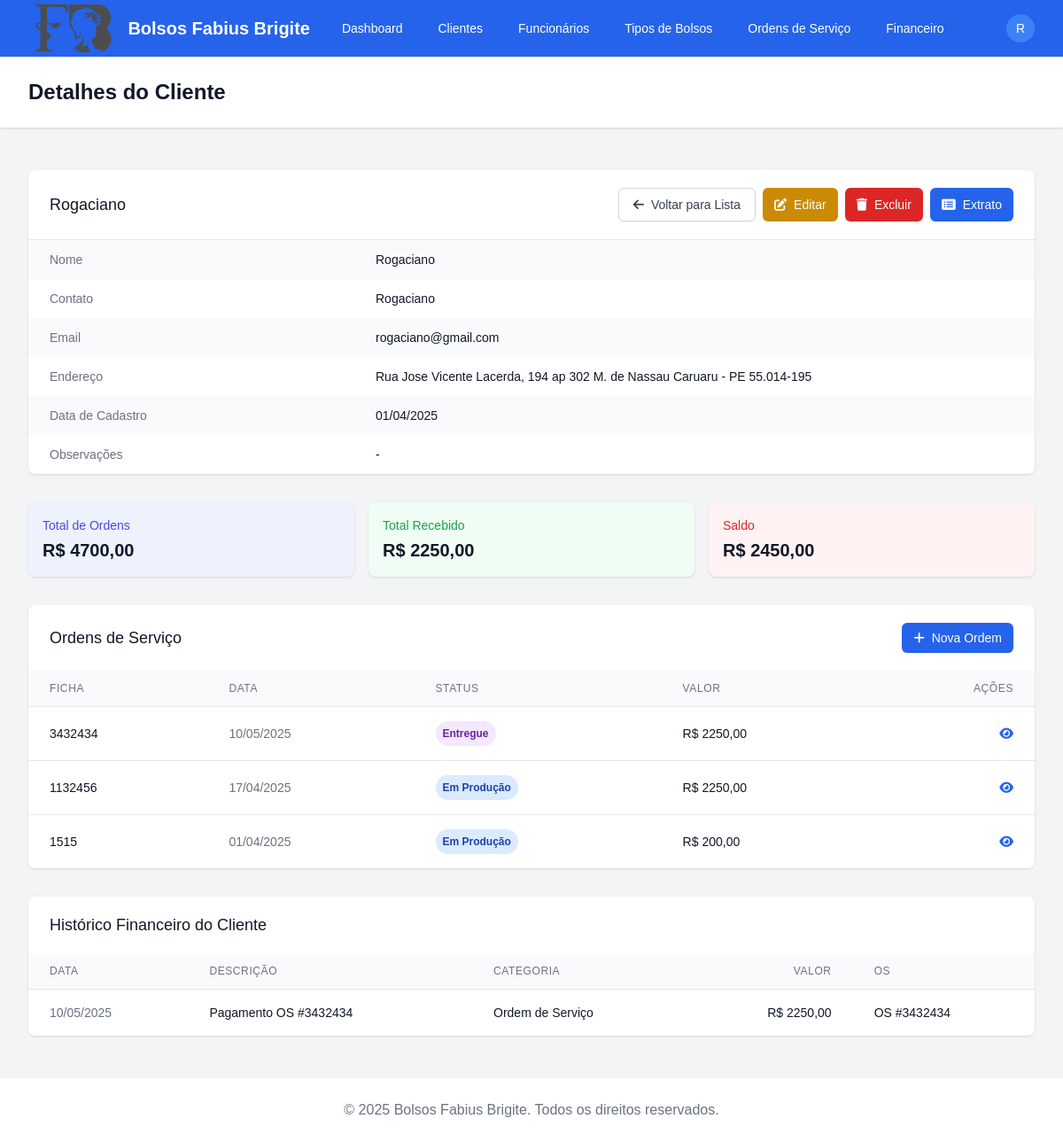
The page /clientes/2/ (signed in) on the database as committed earlier.
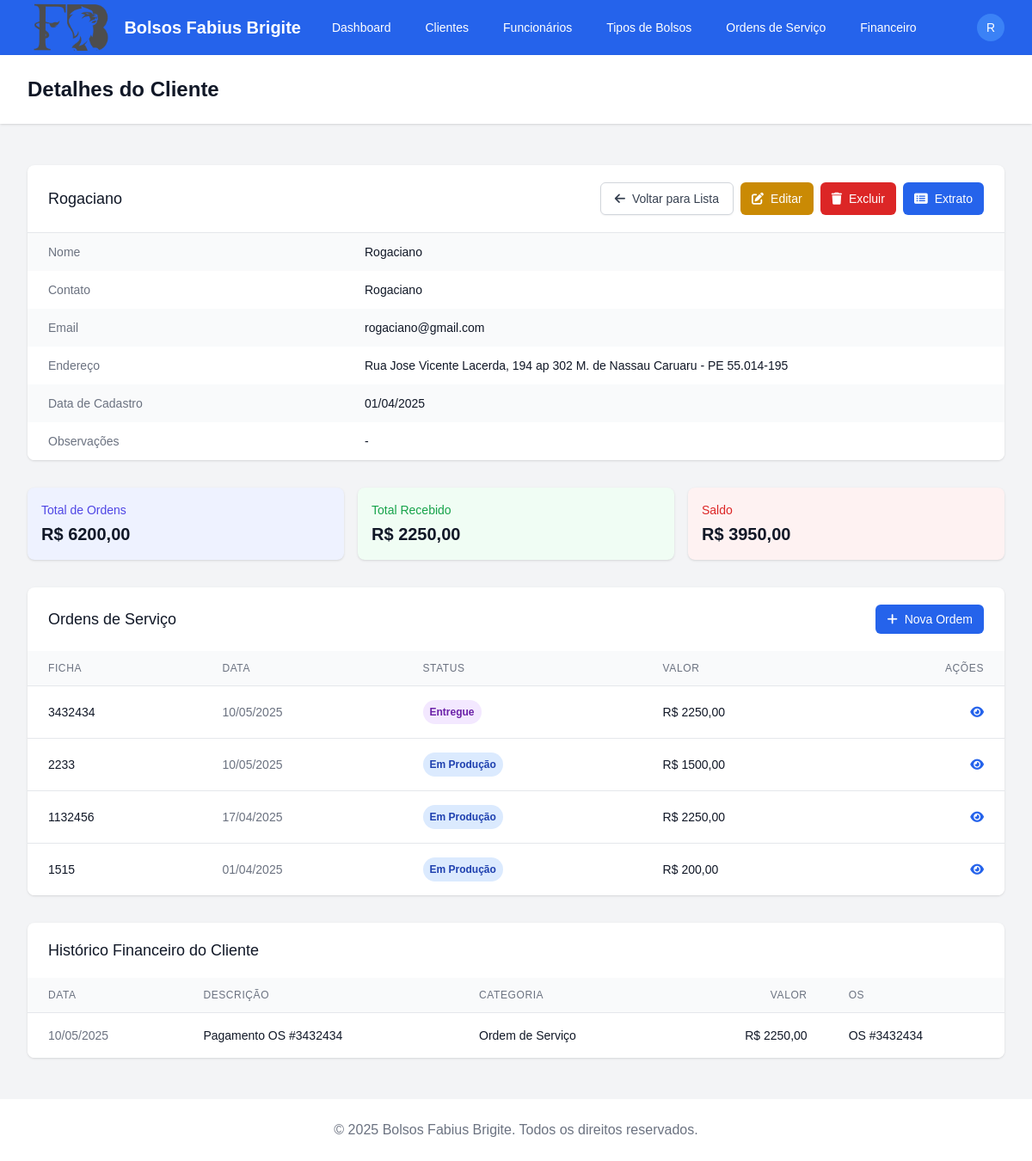
The same page on the database as committed later.
### apps/ordens_servico/models.py (models this page shows, shortened)
class OrdemServico(models.Model):
    STATUS_CHOICES = [
        ('pendente', 'Pendente'),
        ('em_producao', 'Em Produção'),
        ('finalizado', 'Finalizado'),
        ('entregue', 'Entregue'),
        ('cancelado', 'Cancelado'),
    ]
    PAGAMENTO_CHOICES = [
        ('dinheiro', 'Dinheiro'),
        ('pix', 'PIX'),
        ('cartao', 'Cartão'),
        ('boleto', 'Boleto'),
        ('transferencia', 'Transferência'),
    ]
    cliente = models.ForeignKey('clientes.Cliente', on_delete=models.PROTECT)
    ficha = models.CharField(max_length=20, unique=True)
    data_criacao = models.DateField(auto_now_add=True)
    data_entrega_prevista = models.DateField()
    status = models.CharField(max_length=20, choices=STATUS_CHOICES, default='pendente')
    observacoes = models.TextField(blank=True) # adicionar quantidade de linhas 3
    valor_total = models.DecimalField(max_digits=10, decimal_places=2)
    forma_pagamento = models.CharField(max_length=20, choices=PAGAMENTO_CHOICES, null=True, blank=True)
    pago = models.BooleanField(default=False)
    data_pagamento = models.DateField(null=True, blank=True)
    class Meta:
        verbose_name = 'Ordem de Serviço'
        verbose_name_plural = 'Ordens de Serviço'
        ordering = ['-data_criacao']

### apps/financeiro/models.py (models this page shows, shortened)
class Transacao(models.Model):
    TIPO_CHOICES = [
        ('receita', 'Receita'),
        ('despesa', 'Despesa'),
    ]
    CATEGORIA_RECEITA_CHOICES = [
        ('ordem_servico', 'Ordem de Serviço'),
        ('outros', 'Outros'),
    ]
    CATEGORIA_DESPESA_CHOICES = [
        ('materiais', 'Materiais'),
        ('salarios', 'Salários'),
        ('aluguel', 'Aluguel'),
        ('agua_luz', 'Água/Luz'),
        ('equipamentos', 'Equipamentos'),
        ('outros', 'Outros'),
    ]
    CATEGORIA_CHOICES = CATEGORIA_RECEITA_CHOICES + CATEGORIA_DESPESA_CHOICES
    FORMA_PAGAMENTO_CHOICES = [
        ('dinheiro', 'Dinheiro'),
        ('pix', 'PIX'),
        ('cartao_credito', 'Cartão de Crédito'),
        ('cartao_debito', 'Cartão de Débito'),
        ('transferencia', 'Transferência Bancária'),
        ('boleto', 'Boleto'),
        ('outro', 'Outro'),
    ]
    descricao = models.CharField(max_length=200)
    tipo = models.CharField(max_length=10, choices=TIPO_CHOICES)
    categoria = models.CharField(max_length=20, choices=CATEGORIA_CHOICES)
    forma_pagamento = models.CharField(max_length=20, choices=FORMA_PAGAMENTO_CHOICES, null=True, blank=True)
    valor = models.DecimalField(max_digits=10, decimal_places=2)
    data = models.DateField()
    ordem_servico = models.ForeignKey('ordens_servico.OrdemServico',
                                     on_delete=models.SET_NULL,
                                     null=True,
                                     blank=True,
                                     related_name='transacoes')
    observacoes = models.TextField(blank=True)
    comprovante = models.FileField(upload_to='comprovantes/', null=True, blank=True)
    class Meta:
        verbose_name = 'Transação'
        verbose_name_plural = 'Transações'
        ordering = ['-data']

### apps/clientes/views.py (the view)
# urls.py: path('<int:pk>/', views.ClienteDetailView.as_view(), name='detail'),
class ClienteDetailView(LoginRequiredMixin, DetailView):
    model = Cliente
    template_name = 'clientes/cliente_detail.html'
    context_object_name = 'cliente'
    def get_context_data(self, **kwargs):
        context = super().get_context_data(**kwargs)
        context['ordens_pendentes'] = self.object.get_ordens_pendentes()
        context['transacoes_cliente'] = Transacao.objects.filter(ordem_servico__cliente=self.object).order_by('-data')
        ordens = self.object.ordemservico_set.all()
        total_ordens = ordens.aggregate(total=Sum('valor_total'))['total'] or Decimal('0.00')
        total_recebido = Transacao.objects.filter(ordem_servico__cliente=self.object, tipo='receita', categoria='ordem_servico').aggregate(total=Sum('valor'))['total'] or Decimal('0.00')
        saldo = total_ordens - total_recebido
        context['total_ordens'] = total_ordens
        context['total_recebido'] = total_recebido
        context['saldo'] = saldo
        return context

### apps/clientes/models.py (called while the page is built)
    def get_ordens_pendentes(self):
        return self.ordemservico_set.filter(
            status__in=['pendente', 'em_producao']
        )

### templates/clientes/cliente_detail.html (shortened to what the changed rows need)
{% extends 'base.html' %}
{% block header %}Detalhes do Cliente{% endblock %}
{% block content %}
<div class="bg-white shadow overflow-hidden sm:rounded-lg">
  <div class="px-4 py-5 sm:px-6 flex justify-between items-center">
    <h2 class="text-lg leading-6 font-medium text-gray-900">{{ cliente.nome }}</h2>
  </div>
</div>
<div class="mt-8 grid grid-cols-1 sm:grid-cols-3 gap-4">
  <div class="bg-indigo-50 p-4 rounded-lg shadow">
    <p class="text-sm font-medium text-indigo-600">Total de Ordens</p>
    <p class="mt-1 text-xl font-semibold text-gray-900">R$ {{ total_ordens|floatformat:2 }}</p>
  </div>
  <div class="bg-red-50 p-4 rounded-lg shadow">
    <p class="text-sm font-medium text-red-600">Saldo</p>
    <p class="mt-1 text-xl font-semibold text-gray-900">R$ {{ saldo|floatformat:2 }}</p>
  </div>
</div>
<div class="mt-8 bg-white shadow overflow-hidden sm:rounded-lg">
  <div class="px-4 py-5 sm:px-6 flex justify-between items-center">
    <h2 class="text-lg leading-6 font-medium text-gray-900">Ordens de Serviço</h2>
  </div>
  <div class="overflow-x-auto">
    <table class="min-w-full divide-y divide-gray-200">
      <thead class="bg-gray-50">
        <tr>
          <th scope="col" class="px-6 py-3 text-left text-xs font-medium text-gray-500 uppercase tracking-wider">Ficha</th>
          <th scope="col" class="px-6 py-3 text-left text-xs font-medium text-gray-500 uppercase tracking-wider">Data</th>
          <th scope="col" class="px-6 py-3 text-left text-xs font-medium text-gray-500 uppercase tracking-wider">Status</th>
          <th scope="col" class="px-6 py-3 text-left text-xs font-medium text-gray-500 uppercase tracking-wider">Valor</th>
          <th scope="col" class="px-6 py-3 text-right text-xs font-medium text-gray-500 uppercase tracking-wider">Ações</th>
        </tr>
      </thead>
      <tbody class="bg-white divide-y divide-gray-200">
        {% for ordem in cliente.ordemservico_set.all %}
          <tr>
            <td class="px-6 py-4 whitespace-nowrap">
              <div class="text-sm font-medium text-gray-900">{{ ordem.ficha }}</div>
            </td>
            <td class="px-6 py-4 whitespace-nowrap">
              <div class="text-sm text-gray-500">{{ ordem.data_criacao|date:"d/m/Y" }}</div>
            </td>
            <td class="px-6 py-4 whitespace-nowrap">
              <span class="px-2 py-1 inline-flex text-xs leading-5 font-semibold rounded-full
                {% if ordem.status == 'pendente' %}bg-yellow-100 text-yellow-800
                {% elif ordem.status == 'em_producao' %}bg-blue-100 text-blue-800
                {% elif ordem.status == 'finalizado' %}bg-green-100 text-green-800
                {% elif ordem.status == 'entregue' %}bg-purple-100 text-purple-800
                {% elif ordem.status == 'cancelado' %}bg-red-100 text-red-800{% endif %}">
                {{ ordem.get_status_display }}
              </span>
            </td>
            <td class="px-6 py-4 whitespace-nowrap">
              <div class="text-sm text-gray-900">R$ {{ ordem.valor_total|floatformat:2 }}</div>
            </td>
            <td class="px-6 py-4 whitespace-nowrap text-right text-sm font-medium">
              <a href="{% url 'ordens_servico:detail' ordem.id %}" class="text-blue-600 hover:text-blue-900">
                <i class="fas fa-eye"></i>
              </a>
            </td>
          </tr>
        {% empty %}
          <tr>
            <td colspan="5" class="px-6 py-4 text-center text-sm text-gray-500">
              Este cliente não possui ordens de serviço.
            </td>
          </tr>
        {% endfor %}
      </tbody>
    </table>
  </div>
</div>
<div class="mt-8 bg-white shadow overflow-hidden sm:rounded-lg">
  <div class="px-4 py-5 sm:px-6">
    <h2 class="text-lg leading-6 font-medium text-gray-900">Histórico Financeiro do Cliente</h2>
  </div>
  <div class="overflow-x-auto">
    <table class="min-w-full divide-y divide-gray-200">
      <thead class="bg-gray-50">
        <tr>
          <th class="px-6 py-3 text-left text-xs font-medium text-gray-500 uppercase tracking-wider">Data</th>
          <th class="px-6 py-3 text-left text-xs font-medium text-gray-500 uppercase tracking-wider">Descrição</th>
          <th class="px-6 py-3 text-left text-xs font-medium text-gray-500 uppercase tracking-wider">Categoria</th>
          <th class="px-6 py-3 text-right text-xs font-medium text-gray-500 uppercase tracking-wider">Valor</th>
          <th class="px-6 py-3 text-left text-xs font-medium text-gray-500 uppercase tracking-wider">OS</th>
        </tr>
      </thead>
      <tbody class="bg-white divide-y divide-gray-200">
        {% for trans in transacoes_cliente %}
          <tr>
            <td class="px-6 py-4 whitespace-nowrap text-sm text-gray-500">{{ trans.data|date:"d/m/Y" }}</td>
            <td class="px-6 py-4 whitespace-nowrap text-sm text-gray-900">{{ trans.descricao }}</td>
            <td class="px-6 py-4 whitespace-nowrap text-sm text-gray-900">{{ trans.get_categoria_display }}</td>
            <td class="px-6 py-4 whitespace-nowrap text-sm text-gray-900 text-right">R$ {{ trans.valor|floatformat:2 }}</td>
            <td class="px-6 py-4 whitespace-nowrap text-sm text-gray-900">OS #{{ trans.ordem_servico.ficha }}</td>
          </tr>
        {% empty %}
          <tr>
            <td colspan="5" class="px-6 py-4 text-center text-sm text-gray-500">Nenhuma transação registrada.</td>
          </tr>
        {% endfor %}
      </tbody>
    </table>
  </div>
</div>
{% endblock %}

Rows that differ between the two databases and show on the page:
added OrdemServico: ficha "2233", data_criacao "10/05/2025", status "Em Produção", valor_total "1500,00"
Other text that changed with them:
{{ total_ordens|floatformat:2 }}: "4700,00" → "6200,00"
{{ saldo|floatformat:2 }}: "2450,00" → "3950,00"
